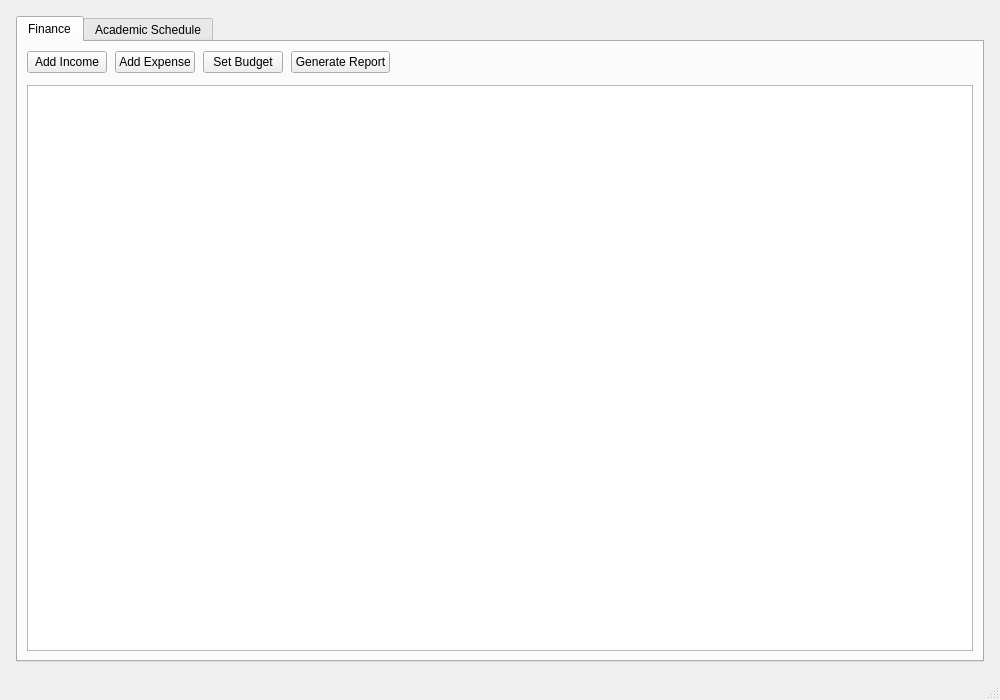
<?xml version="1.0" encoding="UTF-8"?>
<ui version="4.0">
 <class>MainWindow</class>
 <widget class="QMainWindow" name="MainWindow">
  <property name="geometry">
   <rect>
    <x>0</x>
    <y>0</y>
    <width>1000</width>
    <height>700</height>
   </rect>
  </property>
  <property name="windowTitle">
   <string>Personal Finance Manager</string>
  </property>
  <widget class="QWidget" name="centralwidget">
   <layout class="QVBoxLayout" name="verticalLayout">
    <property name="spacing">
     <number>12</number>
    </property>
    <property name="leftMargin">
     <number>16</number>
    </property>
    <property name="topMargin">
     <number>16</number>
    </property>
    <property name="rightMargin">
     <number>16</number>
    </property>
    <property name="bottomMargin">
     <number>16</number>
    </property>
    <item>
     <widget class="QTabWidget" name="tabWidget">
      <property name="currentIndex">
       <number>0</number>
      </property>
      <widget class="QWidget" name="financeTab">
       <attribute name="title">
        <string>Finance</string>
       </attribute>
       <layout class="QVBoxLayout" name="verticalLayout_2">
        <property name="spacing">
         <number>12</number>
        </property>
        <item>
         <layout class="QHBoxLayout" name="horizontalLayout">
          <property name="spacing">
           <number>8</number>
          </property>
          <item>
           <widget class="QPushButton" name="addIncomeButton">
            <property name="text">
             <string>Add Income</string>
            </property>
           </widget>
          </item>
          <item>
           <widget class="QPushButton" name="addExpenseButton">
            <property name="text">
             <string>Add Expense</string>
            </property>
           </widget>
          </item>
          <item>
           <widget class="QPushButton" name="setBudgetButton">
            <property name="text">
             <string>Set Budget</string>
            </property>
           </widget>
          </item>
          <item>
           <widget class="QPushButton" name="generateReportButton">
            <property name="text">
             <string>Generate Report</string>
            </property>
           </widget>
          </item>
          <item>
           <spacer name="horizontalSpacer">
            <property name="orientation">
             <enum>Qt::Horizontal</enum>
            </property>
            <property name="sizeHint" stdset="0">
             <size>
              <width>40</width>
              <height>20</height>
             </size>
            </property>
           </spacer>
          </item>
         </layout>
        </item>
        <item>
         <widget class="QTableWidget" name="transactionsTable"/>
        </item>
        <item>
         <layout class="QVBoxLayout" name="chartLayout"/>
        </item>
       </layout>
      </widget>
      <widget class="QWidget" name="academicTab">
       <attribute name="title">
        <string>Academic Schedule</string>
       </attribute>
       <layout class="QVBoxLayout" name="verticalLayout_3">
        <property name="spacing">
         <number>12</number>
        </property>
        <item>
         <layout class="QHBoxLayout" name="horizontalLayout_2">
          <property name="spacing">
           <number>8</number>
          </property>
          <item>
           <widget class="QPushButton" name="addLectureButton">
            <property name="text">
             <string>Add Lecture</string>
            </property>
           </widget>
          </item>
          <item>
           <widget class="QPushButton" name="addDeadlineButton">
            <property name="text">
             <string>Add Deadline</string>
            </property>
           </widget>
          </item>
          <item>
           <spacer name="horizontalSpacer_2">
            <property name="orientation">
             <enum>Qt::Horizontal</enum>
            </property>
            <property name="sizeHint" stdset="0">
             <size>
              <width>40</width>
              <height>20</height>
             </size>
            </property>
           </spacer>
          </item>
         </layout>
        </item>
        <item>
         <widget class="QTableWidget" name="scheduleTable"/>
        </item>
       </layout>
      </widget>
     </widget>
    </item>
   </layout>
  </widget>
  <widget class="QMenuBar" name="menubar">
   <property name="geometry">
    <rect>
     <x>0</x>
     <y>0</y>
     <width>1000</width>
     <height>21</height>
    </rect>
   </property>
  </widget>
  <widget class="QStatusBar" name="statusbar"/>
 </widget>
 <resources/>
 <connections/>
</ui> 
